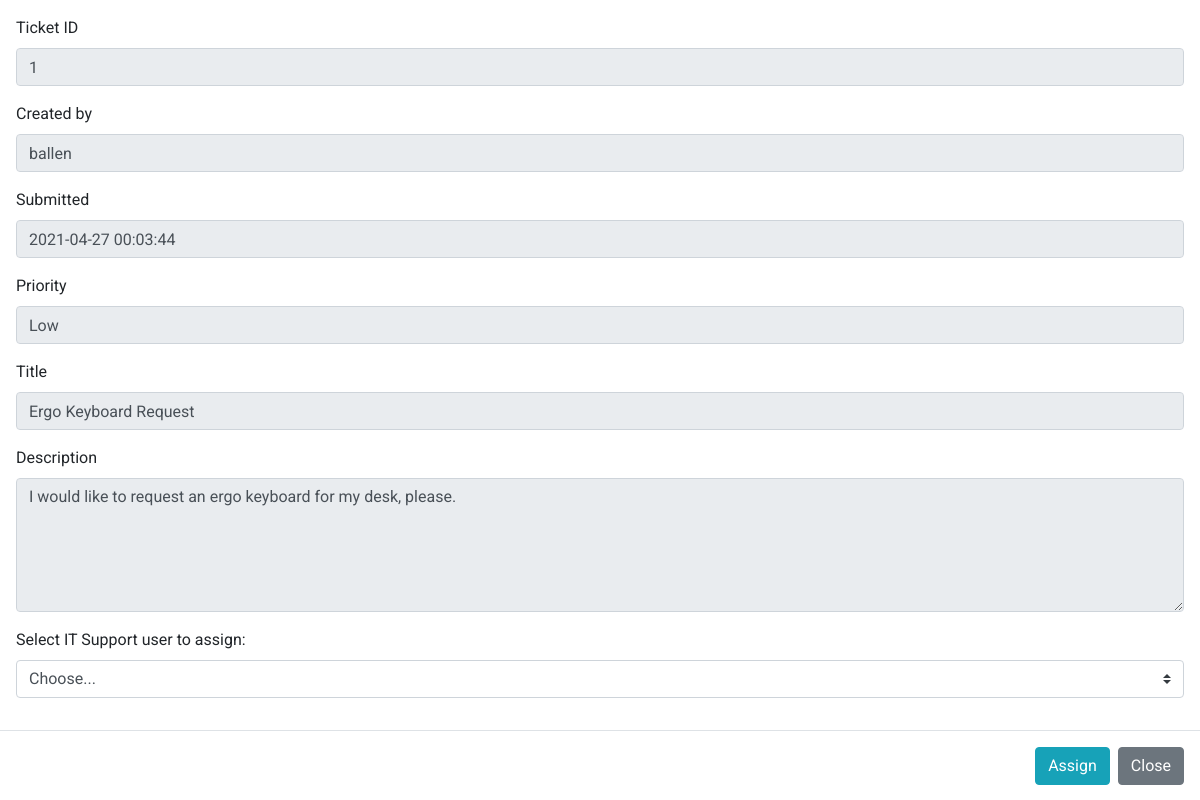
Screenshot of /version3/view_open_ticket.php?id=1 (signed in) with the database file from the repository.
### tables this page shows
CREATE TABLE `tickets` (
  `ticket_id` smallint(6) NOT NULL,
  `username` varchar(100) NOT NULL,
  `date_created` timestamp NOT NULL DEFAULT current_timestamp(),
  `priority` varchar(20) NOT NULL,
  `title` varchar(255) NOT NULL,
  `description` text NOT NULL,
  `assigned_to` varchar(100) DEFAULT NULL,
  `status` varchar(100) NOT NULL DEFAULT 'Open'
);

### version3/classes/Ticket.php (called while the page is built, shortened)
<?php
class Ticket extends Database {
    function getTicket($con, $ticketID) {
        $query = "SELECT * FROM tickets WHERE ticket_id = '$ticketID'";
        if ($result = mysqli_query($con, $query)) {
            return $result;
        } else {
            $this->error = "Error processing query. " . mysqli_error($con);
            return NULL;
        }
    }
}

### version3/classes/User.php (called while the page is built, shortened)
<?php
class User extends Database {
    function getITReps($con) {
        $query = "SELECT * FROM users WHERE level != 1";
        if ($result = mysqli_query($con, $query)) {
            return $result;
        } else {
            $this->error = "Error processing query. " . mysqli_error($con);
            return NULL;
        }
    }
}

### version3/view_open_ticket.php (the view, shortened to what this page needs)
<?php
    require('classes/Ticket.php');
    $id = @$_GET['id'];
    $viewTicket = new Ticket();
    $viewCon = $viewTicket->connect();
    $findTicket = $viewTicket->getTicket($viewCon, $id);
    if ($findTicket != NULL) {
        $ticketInfo = mysqli_fetch_assoc($findTicket);
    } else {
        echo '<script type="text/javascript">alert("HOW DID YOU SELECT A TICKET THAT DOES NOT EXIST????");</script>';
        header("refresh:0; url=login.php");
        exit();
    }
?>
<!DOCTYPE html>
<html>
<head>
    <link rel="stylesheet" href="https://maxcdn.bootstrapcdn.com/bootstrap/4.5.2/css/bootstrap.min.css">
    <link rel="stylesheet" href="https://cdnjs.cloudflare.com/ajax/libs/font-awesome/4.7.0/css/font-awesome.min.css">
    <link rel="stylesheet" href="styles/stylesheet.css">
</head>
<body>
    <form method="post" action="view_open_ticket.php" role="form">
        <div class="modal-body">
            <div class="form-group">
                <label for="ticketID">Ticket ID</label>
                <input type="text" class="form-control" id="ticketID" name="ticketID" value="<?php echo $ticketInfo['ticket_id'];?>" readonly="true"/>
            </div>
            <div class="form-group">
                <label for="createdBy">Created by</label>
                <input type="text" class="form-control" id="createdBy" name="createdBy" value="<?php echo $ticketInfo['username'];?>" readonly="true"/>
            </div>
            <div class="form-group">
                <label for="createDate">Submitted</label>
                <input type="text" class="form-control" id="createDate" name="createDate" value="<?php echo $ticketInfo['date_created'];?>" readonly="true"/>
            </div>
            <div class="form-group">
                <label for="priority">Priority</label>
                <input type="text" class="form-control" id="priority" name="priority" value="<?php echo $ticketInfo['priority'];?>" readonly="true"/>
            </div>
            <div class="form-group">
                <label for="title">Title</label>
                <input type="text" class="form-control" id="title" name="title" value="<?php echo $ticketInfo['title'];?>" readonly="true"/>
            </div>
            <div class="form-group">
                <label for="description">Description</label>
                <textarea class="form-control" rows="5" id="description" readonly="true"><?php echo $ticketInfo['description'];?></textarea>
            </div>
            <?php
                if ($_SESSION['Access'] == 3) {
                    require('classes/User.php');
                    $user = new User();
                    $availAgents = $user->getITReps($viewCon);
                    if ($availAgents != NULL) {
                        echo '<div class="form-group">';
                            echo '<label for="supportReps">Select IT Support user to assign:</label>';
                            echo '<select class="custom-select" name="supportReps" id="supportReps" required>';
                                echo '<option value="">Choose...</option>';
                            echo '</select>';
                        echo '</div>';
                    }
                }
            ?>
        </div>
        <div class="modal-footer">
            <button type="submit" class="btn btn-info" name="submit">Assign</button>
            <button type="button" class="btn btn-secondary" data-dismiss="modal">Close</button>
        </div>
    </form>
</body>
</html>

### version3/styles/stylesheet.css (style rules this page uses)
body { font-family: 'Roboto', sans-serif; }

### rows the page displays
tickets: ticketID "1", createdBy "ballen", createDate "2021-04-27 00:03:44", priority "Low", title "Ergo Keyboard Request", description "I would like to request an ergo keyboard for my desk, please."
